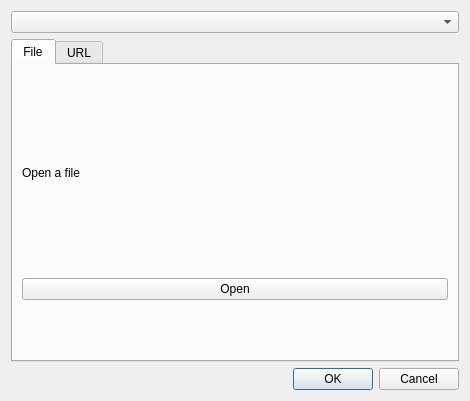
<?xml version="1.0" encoding="UTF-8"?>
<ui version="4.0">
 <class>AddFileDialog</class>
 <widget class="QDialog" name="AddFileDialog">
  <property name="geometry">
   <rect>
    <x>0</x>
    <y>0</y>
    <width>470</width>
    <height>401</height>
   </rect>
  </property>
  <property name="windowTitle">
   <string>Dialog</string>
  </property>
  <layout class="QVBoxLayout" name="verticalLayout_2">
   <item>
    <widget class="QComboBox" name="playlistBox"/>
   </item>
   <item>
    <widget class="QTabWidget" name="tabWidget">
     <property name="currentIndex">
      <number>0</number>
     </property>
     <widget class="QWidget" name="fromFile">
      <attribute name="title">
       <string>File</string>
      </attribute>
      <layout class="QVBoxLayout" name="verticalLayout">
       <item>
        <widget class="QLabel" name="fileLabel">
         <property name="maximumSize">
          <size>
           <width>16777215</width>
           <height>100</height>
          </size>
         </property>
         <property name="text">
          <string>Open a file</string>
         </property>
        </widget>
       </item>
       <item>
        <widget class="QPushButton" name="openfilebutton">
         <property name="text">
          <string>Open</string>
         </property>
        </widget>
       </item>
      </layout>
     </widget>
     <widget class="QWidget" name="tab_2">
      <attribute name="title">
       <string>URL</string>
      </attribute>
      <layout class="QVBoxLayout" name="verticalLayout_3">
       <item>
        <widget class="QLabel" name="label">
         <property name="maximumSize">
          <size>
           <width>16777215</width>
           <height>20</height>
          </size>
         </property>
         <property name="text">
          <string>Enter a youtube url</string>
         </property>
        </widget>
       </item>
       <item>
        <widget class="QLineEdit" name="url">
         <property name="sizePolicy">
          <sizepolicy hsizetype="Expanding" vsizetype="Fixed">
           <horstretch>0</horstretch>
           <verstretch>1</verstretch>
          </sizepolicy>
         </property>
        </widget>
       </item>
      </layout>
     </widget>
    </widget>
   </item>
   <item>
    <widget class="QDialogButtonBox" name="buttonBox">
     <property name="layoutDirection">
      <enum>Qt::LeftToRight</enum>
     </property>
     <property name="orientation">
      <enum>Qt::Horizontal</enum>
     </property>
     <property name="standardButtons">
      <set>QDialogButtonBox::Cancel|QDialogButtonBox::Ok</set>
     </property>
    </widget>
   </item>
  </layout>
 </widget>
 <resources/>
 <connections>
  <connection>
   <sender>buttonBox</sender>
   <signal>accepted()</signal>
   <receiver>AddFileDialog</receiver>
   <slot>accept()</slot>
   <hints>
    <hint type="sourcelabel">
     <x>190</x>
     <y>154</y>
    </hint>
    <hint type="destinationlabel">
     <x>157</x>
     <y>189</y>
    </hint>
   </hints>
  </connection>
  <connection>
   <sender>buttonBox</sender>
   <signal>rejected()</signal>
   <receiver>AddFileDialog</receiver>
   <slot>reject()</slot>
   <hints>
    <hint type="sourcelabel">
     <x>190</x>
     <y>160</y>
    </hint>
    <hint type="destinationlabel">
     <x>205</x>
     <y>189</y>
    </hint>
   </hints>
  </connection>
 </connections>
</ui>
